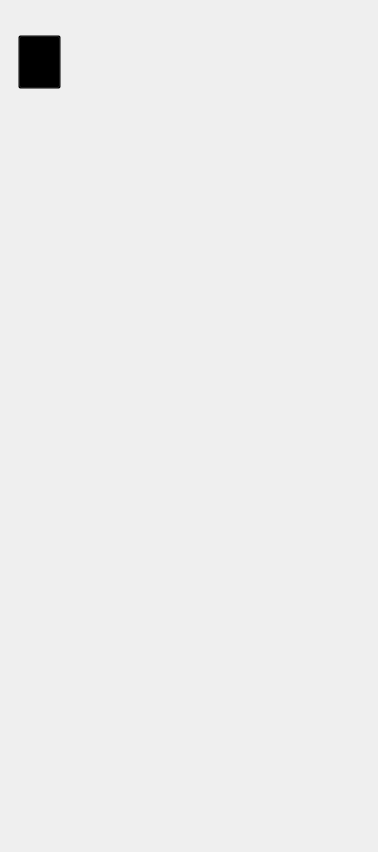
<?xml version="1.0" encoding="UTF-8"?>
<ui version="4.0">
 <class>MainWindow</class>
 <widget class="QMainWindow" name="MainWindow">
  <property name="geometry">
   <rect>
    <x>0</x>
    <y>0</y>
    <width>378</width>
    <height>852</height>
   </rect>
  </property>
  <property name="windowTitle">
   <string>MainWindow</string>
  </property>
  <widget class="QWidget" name="centralwidget">
   <widget class="QScrollArea" name="scrollArea">
    <property name="geometry">
     <rect>
      <x>-21</x>
      <y>-12</y>
      <width>416</width>
      <height>866</height>
     </rect>
    </property>
    <property name="frameShape">
     <enum>QFrame::NoFrame</enum>
    </property>
    <property name="verticalScrollBarPolicy">
     <enum>Qt::ScrollBarAlwaysOn</enum>
    </property>
    <property name="horizontalScrollBarPolicy">
     <enum>Qt::ScrollBarAlwaysOff</enum>
    </property>
    <property name="widgetResizable">
     <bool>true</bool>
    </property>
    <widget class="QWidget" name="scrollAreaWidgetContents">
     <property name="geometry">
      <rect>
       <x>0</x>
       <y>0</y>
       <width>417</width>
       <height>870</height>
      </rect>
     </property>
     <layout class="QFormLayout" name="formLayout">
      <item row="0" column="1">
       <widget class="QLabel" name="label">
        <property name="minimumSize">
         <size>
          <width>393</width>
          <height>852</height>
         </size>
        </property>
        <property name="styleSheet">
         <string notr="true">border-image: url(:/bg/cal.png);</string>
        </property>
        <property name="text">
         <string/>
        </property>
       </widget>
      </item>
     </layout>
    </widget>
   </widget>
   <widget class="QPushButton" name="backButton">
    <property name="geometry">
     <rect>
      <x>18</x>
      <y>35</y>
      <width>43</width>
      <height>54</height>
     </rect>
    </property>
    <property name="styleSheet">
     <string notr="true">
background:none;
background-color:transparent;</string>
    </property>
    <property name="text">
     <string/>
    </property>
   </widget>
  </widget>
 </widget>
 <resources>
  <include location="images/cal.qrc"/>
 </resources>
 <connections/>
</ui>
